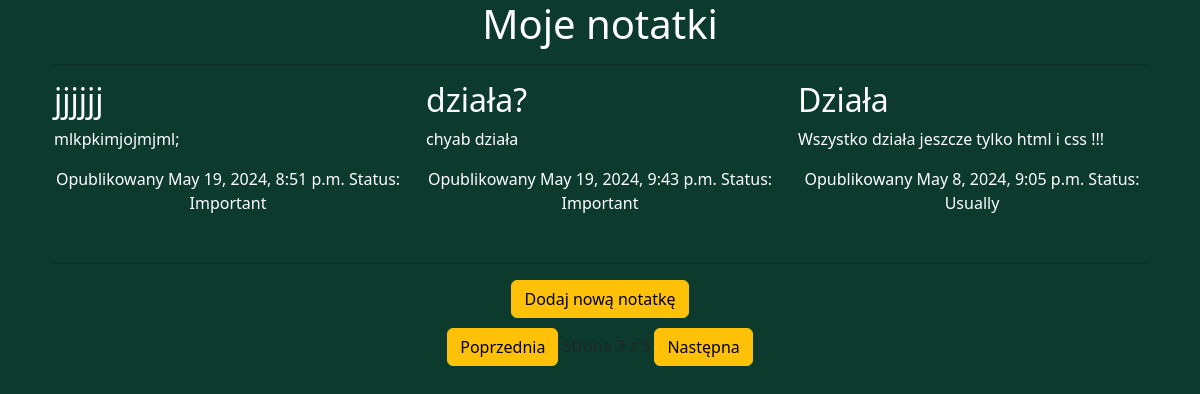
/?page=3, run on the app's committed database.
### aplikacjaNotatnik/models.py (models this page shows, shortened)
class Note(models.Model):
    STATUS_CHOICES = (
        ('Important', 'Important'),
        ('Usually', 'Usually')
    )
    title = models.CharField(max_length=100)
    text = models.TextField()
    time = models.DateTimeField(auto_now_add=True)
    author = models.ForeignKey(User, on_delete=models.CASCADE)
    status = models.CharField(max_length=10, choices=STATUS_CHOICES, default='Usually')
    id = models.AutoField(primary_key=True)
    def get_absolute_url(self):
        return reverse('detail_note', args=[self.id])

### aplikacjaNotatnik/views.py (the view)
# urls.py: path("", views.notes_list, name='notes_list'),
def notes_list(request):
    notes = Note.objects.all()
    important_notes = Note.objects.filter(status='Important')
    usually_notes = Note.objects.filter(status='Usually')
    notes = list(important_notes) + list(usually_notes)
    paginator = Paginator(notes, 3)
    page_number = request.GET.get('page')
    try:
        notes = paginator.page(page_number)
    except PageNotAnInteger:
        notes = paginator.page(1)
    except EmptyPage:
        notes = paginator.page(paginator.num_pages)
    return render(request, 'notes_list.html', {'notes': notes})

### aplikacjaNotatnik/templates/notes_list.html (shortened to what this page needs)
{% extends "base.html" %}
{% load static %}
{% block content %}
<main>
    <div class="container">
        <div class="row">
            <div class="col-12">
                <h1 class="info">Moje notatki</h1>
                <hr>
            </div>
        </div>
        <div class="row">
            {% for note in notes %}
                <div class="col-md-6 col-lg-4 mb-3">
                    <h2><a class="note-title" href="{{ note.get_absolute_url }}">{{ note.title }}</a></h2>
                    <div class="note-text">{{ note.text|truncatewords:30|linebreaks }}</div>
                    <p class="info">Opublikowany {{ note.time }} Status: {{ note.status }}</p>
                </div>
            {% endfor %}
        </div>
        <hr>
        <div class="row">
            <div class="col-15 text-center">
                <a class="btn btn-warning add-note-margin" href="{% url 'add_note' %}">Dodaj nową notatkę</a>
                <br>
                {% include "pagination.html" with page=notes %}
            </div>
        </div>
    </div>
</main>
{% endblock %}

### aplikacjaNotatnik/static/css/notatnik.css (style rules this page uses)
.note-title, .info { text-decoration: none; color: white; }
body { background-color: #0C3B2E !important; }
.note-text { color: white !important; }
.add-note-margin { margin-bottom: 10px !important; }
.info-center, .info { text-align: center !important; }
hr { color: black !important; }

### data on the page
Note: title "jjjjjj", text "mlkpkimjojmjml;", time "May 19, 2024, 8:51 p.m.", status "Important"
Note: title "działa?", text "chyab działa", time "May 19, 2024, 9:43 p.m.", status "Important"
Note: title "Działa", text "Wszystko działa jeszcze tylko html i css !!!", time "May 8, 2024, 9:05 p.m.", status "Usually"
